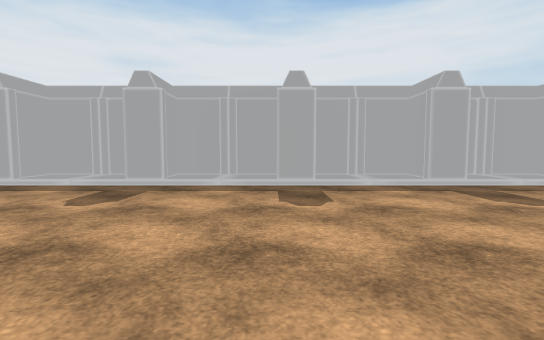
View 1 (above)

15 first-person views from a walk through a scene from a Unity 3-D project. The camera is 1.2 m above the floor, tilts 4° down and sees 85° across. The floor is counted in squares, 2 m on a side. Each view is taken from the middle of a square. On the plan, view 1 faces up. The plan holds only what a view shows up to about 9 squares ahead; the rest is blank. The place goes on beyond the plan. The player character is not drawn. Some surface patterns are stand-ins.

View 2
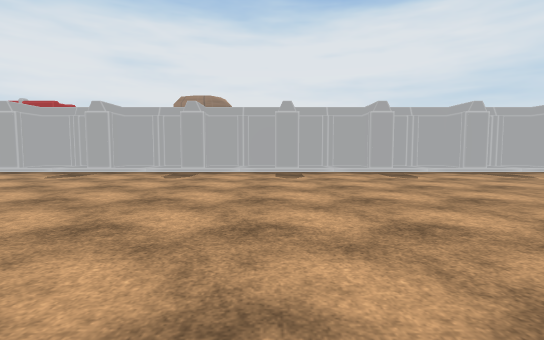

View 3
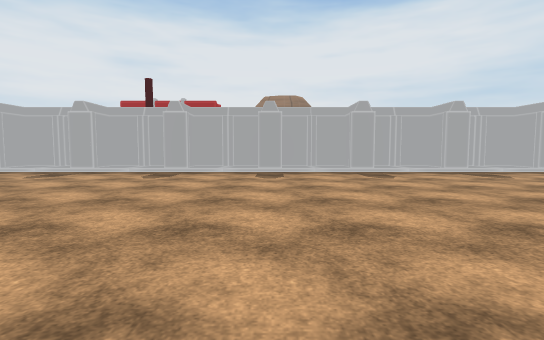

View 4
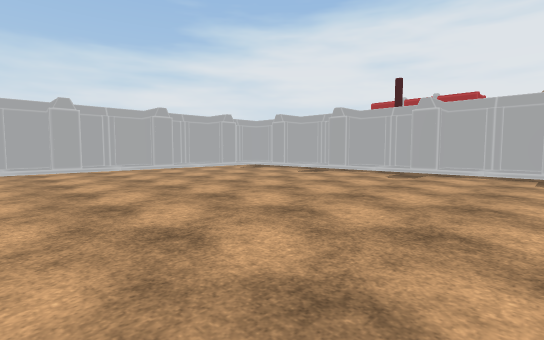

View 5
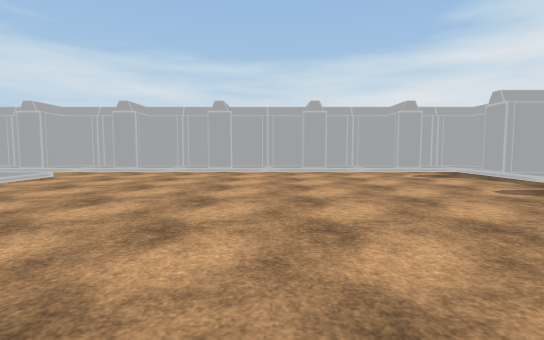

View 6
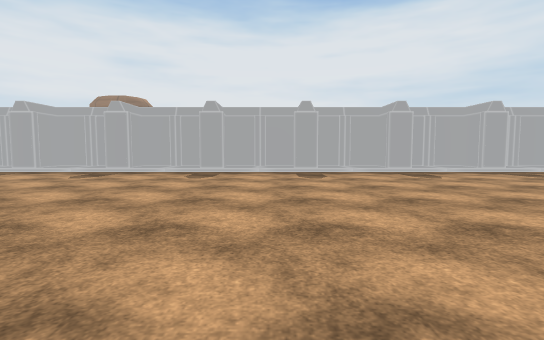

View 7
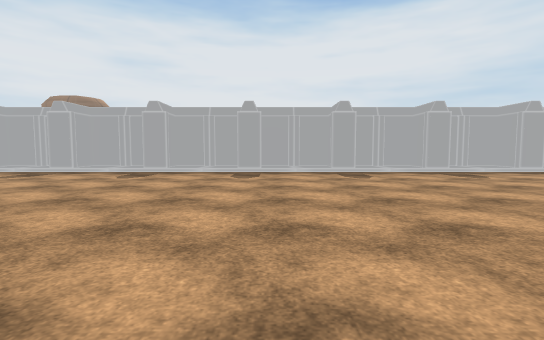

View 8
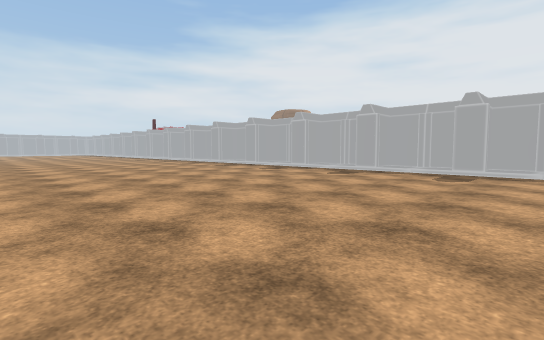

View 9
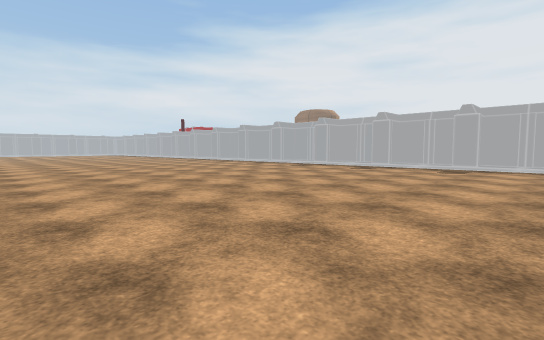

View 10
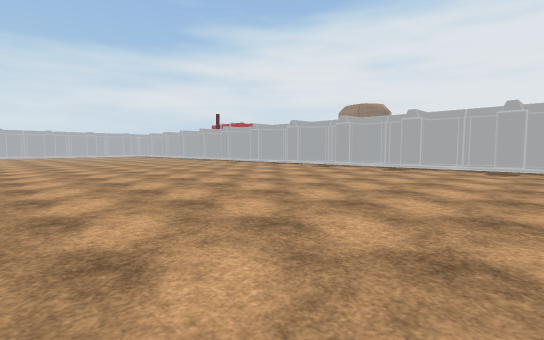

View 11
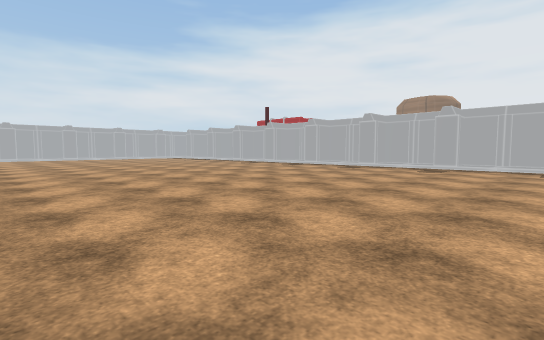

View 12
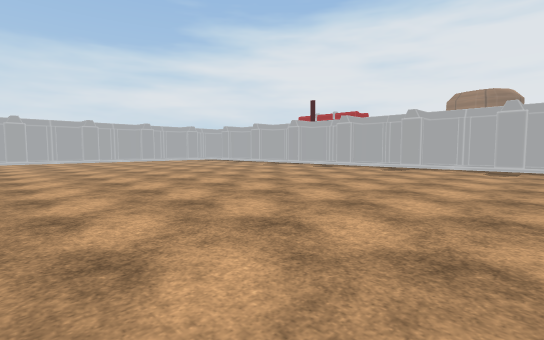

View 13
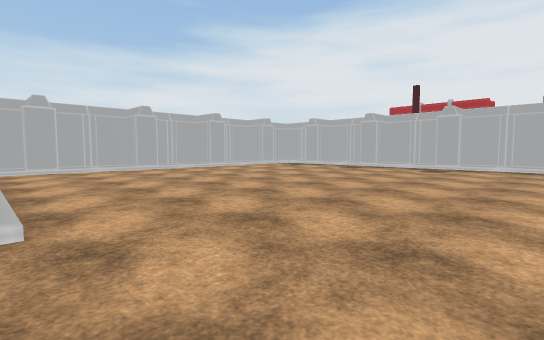

View 14
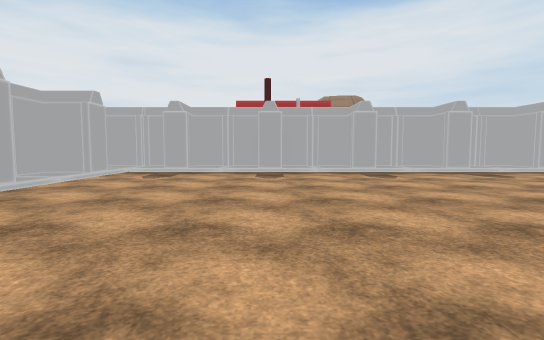

View 15
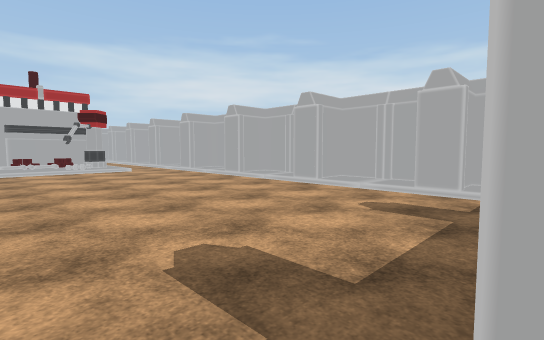

### Floor plan
Key: @ floor where view 1 was taken; # wall or solid block; . main floor; : floor 0.25 m higher than the main floor; / step, stairs or slope; O other object.
Columns run from 17 left of view 1 to 17 right of it. Each row starts with its distance up from view 1.
  6 ###################################
  5 #:#//#/#//#/#//#/#//#/#//#/#//#/#//
  4 ##.................................
  3 #/.................................
  2 #/.................................
  1 ##.................................
  0 #/...............@.................
 -1 ##.................................
 -2 #/.................................
 -3 #/.................................
 -4 ##...............................
 -5 #/./O///.........................

Where each view was taken, in squares from view 1:
view 1: 0 up, 0 right, facing up
view 2: 3 down, 0 right, facing up
view 3: 3 down, 7 left, facing up
view 4: 3 down, 7 left, facing up-left
view 5: 0 up, 8 left, facing left
view 6: 3 down, 7 right, facing up
view 7: 3 down, 11 right, facing up
view 8: 3 down, 17 right, facing up-left
view 9: 5 down, 15 right, facing up-left
view 10: 5 down, 9 right, facing up-left
view 11: 5 down, 3 right, facing up-left
view 12: 5 down, 1 left, facing up-left
view 13: 5 down, 7 left, facing up-left
view 14: 3 down, 12 left, facing up
view 15: 5 up, 11 left, facing down-left
